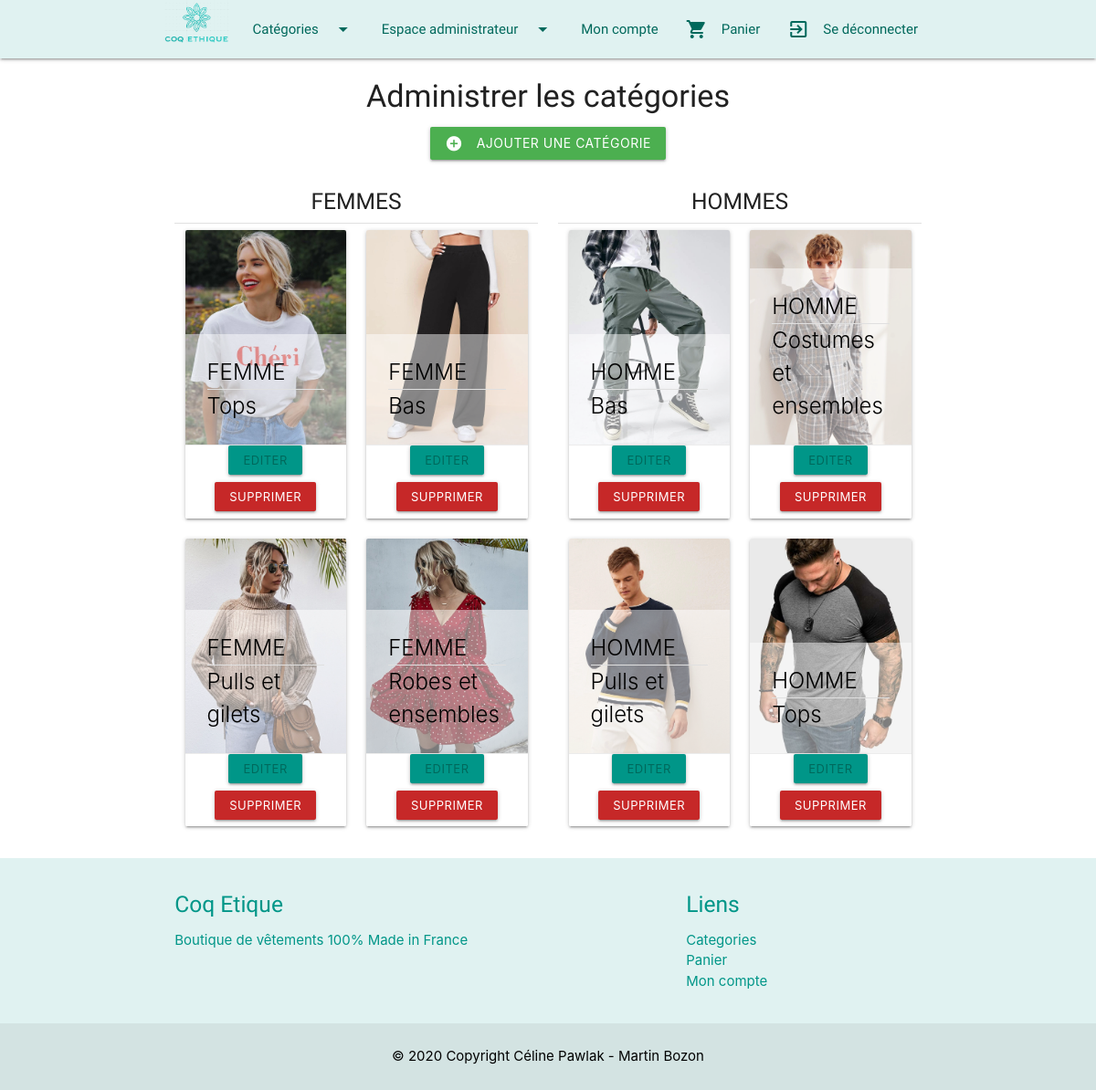
The app's page /index.php?p=admin.categories.index (signed in) with its own data.
### tables this page shows
CREATE TABLE IF NOT EXISTS `categories` (
  `id` int(11) NOT NULL AUTO_INCREMENT,
  `nom` varchar(255) NOT NULL,
  `gender` varchar(255) NOT NULL,
  `image_path` varchar(255) NOT NULL,
  PRIMARY KEY (`id`)
);

### core/Controller/Controller.php (called while the page is built, shortened)
<?php
class Controller{
    protected $viewPath;
    protected function render($view, $variables = []){
        extract($variables);
        require ($this->viewPath . str_replace('.', '/', $view) . '.php');
    }
}

### app/Controller/Admin/CategoriesController.php (called while the page is built, shortened)
<?php
class CategoriesController extends AppController
{
    public function index()
    {
        $categories = $this->Category->all();
        $this->render('admin.categories.index', compact('categories', 'subcategories'));
    }
}

### public/index.php (called while the page is built, shortened)
<?php
if (isset($_GET['p'])) {
    $page = $_GET['p'];
} else {
    $page = 'products.home';
}
$page = explode('.', $page);
if ($page[0] === 'admin'){
    $action = $page[2];
}else{
    $controller = '\App\Controller\\' . ucfirst($page[0] . 'Controller');
    $action = $page[1];
}
$controller = new $controller;
$controller->$action();

### core/Table/Table.php (called while the page is built, shortened)
<?php
class Table
{
    protected $table;
    protected $db;
    public function __construct(Database $db)
    {
        $this->db = $db;
    }
    public function all()
    {
        return $this->query('SELECT * FROM '. $this->table);
    }
    public function query($statement, $attributes = null, $one = false)
    {
        if ($attributes) {
            return $this->db->prepare(
                $statement,
                $attributes,
                str_replace('Table', 'Entity', get_class($this)),
                $one);
        }else{
            return $this->db->query(
                $statement,
                str_replace('Table', 'Entity', get_class($this)),
                $one);
        }
    }
}

### core/Database/MysqlDatabase.php (called while the page is built, shortened)
<?php
class MysqlDatabase extends Database
{
    private $pdo;
    private function getPDO()
    {
        if ($this->pdo === null){
            $pdo = new PDO('mysql:dbname=boutique;host=localhost', 'root', '');
            $pdo->setAttribute(PDO::ATTR_ERRMODE, PDO::ERRMODE_EXCEPTION);
            $this->pdo = $pdo;
        }
        return $this->pdo;
    }
    public function query($statement, $class_name = null, $one = false)
    {
        $req = $this->getPDO()->query($statement);
        if ($class_name === null){
            $req->setFetchMode(PDO::FETCH_OBJ);
        }else{
            $req->setFetchMode(PDO::FETCH_CLASS, $class_name);
        }
        if ($one){
            $datas = $req->fetch();
        }else{
            $datas = $req->fetchAll();
        }
        return $datas;
    }
}

### app/Autoloader.php (called while the page is built, shortened)
<?php
class Autoloader
{
    static function autoload($class)
    {
        if (strpos($class, __NAMESPACE__ . '\\') === 0) {
            $class = str_replace(__NAMESPACE__ . '\\', '', $class);
            $class = str_replace('\\', '/', $class);
        }
    }
}

### app/Views/admin/categories/index.php (the view, shortened to what this page needs)
<h4 class="center">Administrer les catégories</h4>
<p class="center">
    <a href="?p=admin.categories.add" class="btn btn-medium waves-effect waves-light green"><i
                class="left material-icons">add_circle</i>Ajouter une catégorie</a>
</p>
<div class="row">
    <div class="col s6 m6 ">
        <h5 class="center-align">FEMMES</h5>
        <div class="divider"></div>
        <?php
        foreach ($categories as $category) :
            if ($category->gender === 'Femme') :?>
                <div class="col s12 m12 l6">
                    <div class="card">
                        <div class="card-image">
                            <img src="../app/src/images/<?= $category->image_path ?>">
                            <span class="card-title black-text"><?= strtoupper($category->gender) ?><div
                                        class="divider"></div><?= $category->nom ?></span>
                        </div>
                        <div class="card-action center">
                            <a class="btn btn-small waves-effect waves-light teal"
                               href="?p=admin.categories.edit&id=<?= $category->id ?>">Editer</a>
                            <form action="?p=admin.categories.delete" method="post" style="display: inline">
                                <button type="submit" class="btn btn-small waves-effect waves-light red darken-3">
                                    Supprimer
                                </button>
                            </form>
                        </div>
                    </div>
                </div>
            <?php
            endif;
        endforeach; ?>
    </div>
    <div class="col s6 m6">
        <h5 class="center-align">HOMMES</h5>
        <div class="divider"></div>
        <?php
        foreach ($categories as $category) :
            if ($category->gender === 'Homme') :?>
                <div class="col s12 m12 l6">
                    <div class="card">
                        <div class="card-image">
                            <img src="../app/src/images/<?= $category->image_path ?>">
                            <span class="card-title black-text"><?= strtoupper($category->gender) ?><div
                                        class="divider"></div><?= $category->nom ?></span>
                        </div>
                        <div class="card-action center">
                            <a class="btn btn-small waves-effect waves-light teal"
                               href="?p=admin.categories.edit&id=<?= $category->id ?>">Editer</a>
                            <form action="?p=admin.categories.delete" method="post" style="display: inline">
                                <button type="submit" class="btn btn-small waves-effect waves-light red darken-3">
                                    Supprimer
                                </button>
                            </form>
                        </div>
                    </div>
                </div>
            <?php
            endif;
        endforeach; ?>
    </div>
</div>

### public/css/style.css (style rules this page uses)
h1,h2,h3,h4,h5,h6, .navbar-brand { font-family: 'Indie Flower', cursive; }
body { display: flex; flex-direction: column; }
.card-title { background-color: rgba(255, 255, 255, 0.47); width: 100%; }
button { margin: 0.5rem; }
.card-action { padding-top: 0 !important; padding-bottom: 0 !important; }
.card-action a { color: #00695c !important; }

### records on screen
categories: image_path (picture), gender "FEMME", nom "Tops"
categories: image_path (picture), gender "FEMME", nom "Bas"
categories: image_path (picture), gender "FEMME", nom "Pulls et gilets"
categories: image_path (picture), gender "FEMME", nom "Robes et ensembles"
categories: image_path (picture), gender "HOMME", nom "Bas"
categories: image_path (picture), gender "HOMME", nom "Costumes et ensembles"
categories: image_path (picture), gender "HOMME", nom "Pulls et gilets"
categories: image_path (picture), gender "HOMME", nom "Tops"
